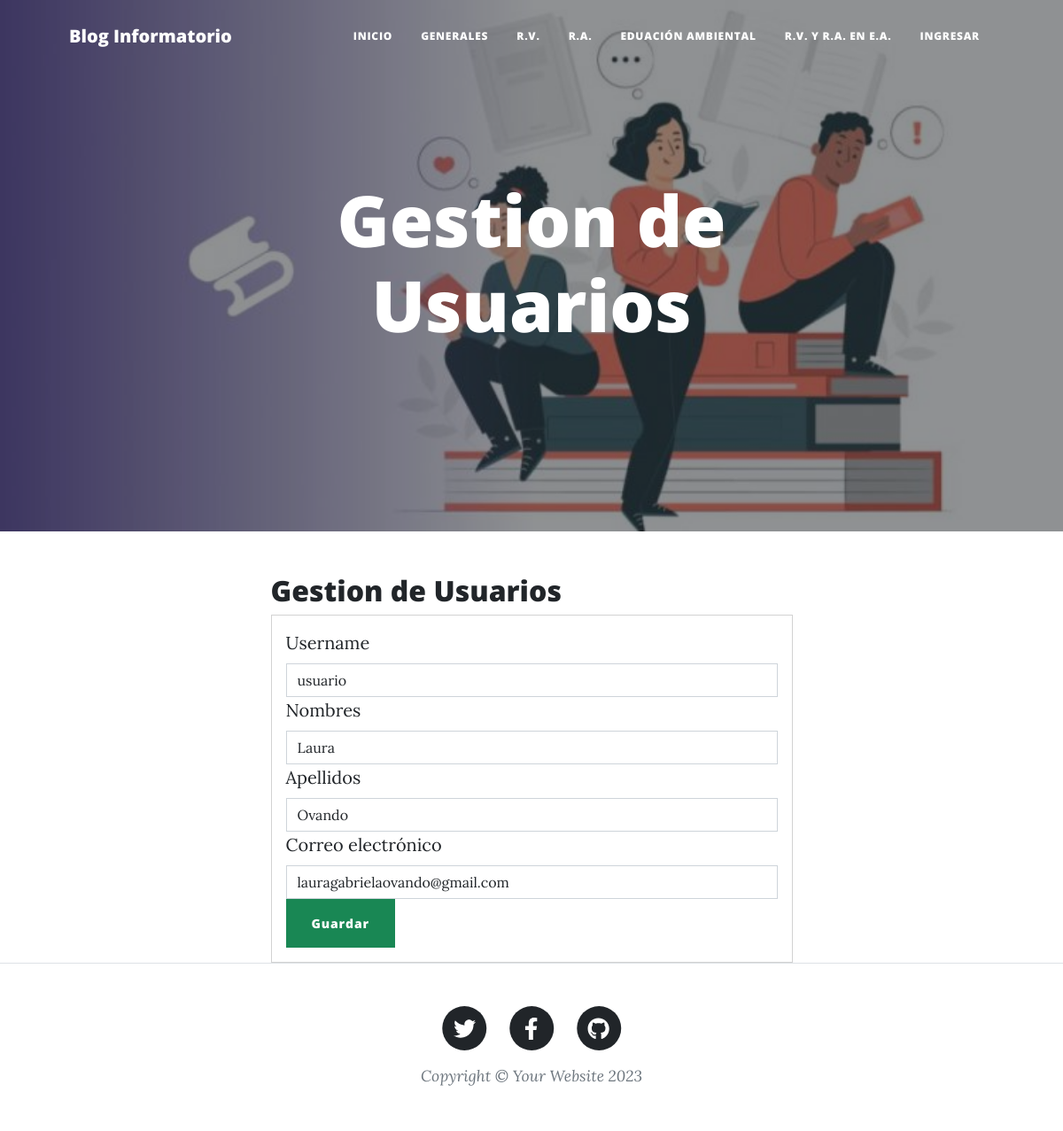
Screenshot of /Usuarios/edicionusuario/usuario with the database file from the repository.
### GestionDeBlog/models.py (models this page shows, shortened)
class Usuario(AbstractUser):
    REQUIRED_FIELDS = ['first_name', 'last_name', 'email']

### GestionDeBlog/views.py (the view)
# urls.py: path('Usuarios/edicionusuario/<username>', views.edicionusuario, name="edicionusuario"),
def edicionusuario(request, username):
    usuario = Usuario.objects.get(username=username)
    return render(request, 'edicionUsuarios.html', {"usuario":usuario})

### GestionDeBlog/templates/edicionUsuarios.html (shortened to what this page needs)
{% extends 'index.html' %}
{% load static %}
{% block imagen %} {% static 'assets/img/usuarios.jpg' %} {% endblock imagen %}
{% block titulo_principal %}
    Gestion de Usuarios
{% endblock titulo_principal %}
{% block contenido %}
    <div class="row">
        <div class="col-md-12 offset-md-12">
            <h2> Gestion de Usuarios </h2>
            <div class="card">
                <div class="card-body">
                    <form action="/editarusuario/" method="POST">{% csrf_token %}
                        <div class="card-item">
                            <label for="exampleFormControlInput1" class="form-label">Username</label>
                            <input type="text" id="username" name="username" value="{{usuario.username}}" class="form-control" placeholder="Username" readonly>
                        </div>
                        <div class="card-item">
                            <label for="exampleFormControlInput1" class="form-label">Nombres</label>
                            <input type="text" id="txtNombres" name="txtNombres" value="{{usuario.first_name}}" class="form-control" placeholder="Nombres">
                        </div>
                        <div class="card-item">
                            <label for="exampleFormControlInput1" class="form-label">Apellidos</label>
                            <input type="text" id="txtApellidos" name="txtApellidos" value="{{usuario.last_name}}" class="form-control" placeholder="Apellidos">
                        </div>
                        <div class="card-item">
                            <label for="exampleFormControlInput1" class="form-label">Correo electrónico</label>
                            <input type="email" id="email" name="email" value="{{usuario.email}}" class="form-control" placeholder="Correo Electronico">
                        </div>
                        <div class="card-item">
                            <button type="submit" class="btn btn-success btn-block text-white"> Guardar </button>
                        </div>
                    </form>
                </div>
            </div>
        </div>
    </div>
{% endblock contenido %}

### rows the page displays
Usuario: username "usuario", txtNombres "Laura", txtApellidos "Ovando", email "lauragabrielaovando@gmail.com"
